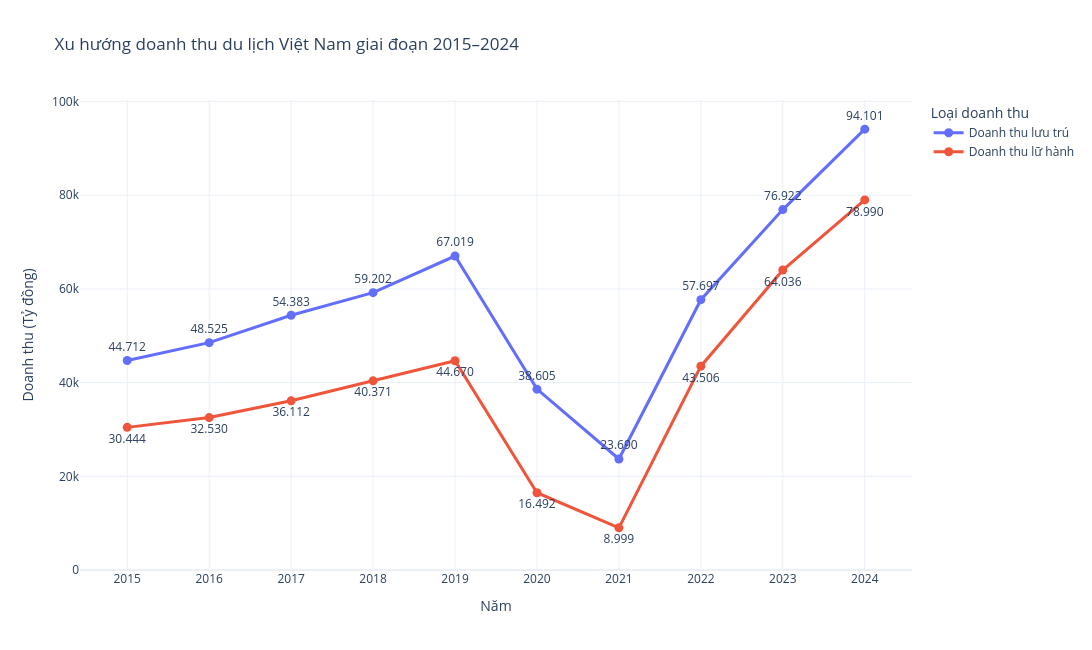

Notebook code for this chart:
### Markdown cell above
## 3.3. Line Chart – Xu hướng doanh thu du lịch giai đoạn 2015–2024

**Mục tiêu:** Phân tích sự thay đổi của doanh thu cơ sở lưu trú và doanh thu cơ sở lữ hành theo thời gian.

### Code cell
# =========================================================
# BIỂU ĐỒ 3 - LINE CHART DOANH THU
# =========================================================

rev_stay = "Doanh thu cơ sở lưu trú (Tỷ đồng)"
rev_tour = "Doanh thu cơ sở lữ hành (Tỷ đồng)"

fig3 = go.Figure()

fig3.add_trace(
    go.Scatter(
        x=df_nam["Năm"],
        y=df_nam[rev_stay],
        mode="lines+markers+text",
        name="Doanh thu lưu trú",
        text=[
            fmt_vi(v, 0)
            for v in df_nam[rev_stay]
        ],
        textposition="top center",
        line=dict(width=3),
        marker=dict(size=9)
    )
)

fig3.add_trace(
    go.Scatter(
        x=df_nam["Năm"],
        y=df_nam[rev_tour],
        mode="lines+markers+text",
        name="Doanh thu lữ hành",
        text=[
            fmt_vi(v, 0)
            for v in df_nam[rev_tour]
        ],
        textposition="bottom center",
        line=dict(width=3),
        marker=dict(size=9)
    )
)

fig3.update_layout(
    title="Xu hướng doanh thu du lịch Việt Nam giai đoạn 2015–2024",
    xaxis_title="Năm",
    yaxis_title="Doanh thu (Tỷ đồng)",
    template="plotly_white",
    legend_title="Loại doanh thu",
    width=1150,
    height=650
)

fig3.update_xaxes(dtick=1)
fig3.update_yaxes(rangemode="tozero")

file_fig3 = FIGURES / "03xu_huong_doanh_thu.png"

fig3.write_image(file_fig3, scale=2)

fig3.show()

### Figure 1 — Plotly figure (JSON) as saved in the notebook; plotly's stock layout.template omitted (floating-point values rounded to 4 significant figures)
{"data": [{"line": {"width": 3}, "marker": {"size": 9}, "mode": "lines+markers+text", "name": "Doanh thu lưu trú", "text": ["44.712", "48.525", "54.383", "59.202", "67.019", "38.605", "23.690", "57.697", "76.922", "94.101"], "textposition": "top center", "type": "scatter", "x": [2015, 2016, 2017, 2018, 2019, 2020, 2021, 2022, 2023, 2024], "y": [44710.0, 48520.0, 54380.0, 59200.0, 67020.0, 38600.0, 23690.0, 57700.0, 76920.0, 94100.0]}, {"line": {"width": 3}, "marker": {"size": 9}, "mode": "lines+markers+text", "name": "Doanh thu lữ hành", "text": ["30.444", "32.530", "36.112", "40.371", "44.670", "16.492", "8.999", "43.506", "64.036", "78.990"], "textposition": "bottom center", "type": "scatter", "x": [2015, 2016, 2017, 2018, 2019, 2020, 2021, 2022, 2023, 2024], "y": [30440.0, 32530.0, 36110.0, 40370.0, 44670.0, 16490.0, 8999.0, 43510.0, 64040.0, 78990.0]}], "layout": {"height": 650, "legend": {"title": {"text": "Loại doanh thu"}}, "title": {"text": "Xu hướng doanh thu du lịch Việt Nam giai đoạn 2015–2024"}, "width": 1150, "xaxis": {"dtick": 1, "title": {"text": "Năm"}}, "yaxis": {"rangemode": "tozero", "title": {"text": "Doanh thu (Tỷ đồng)"}}}}
